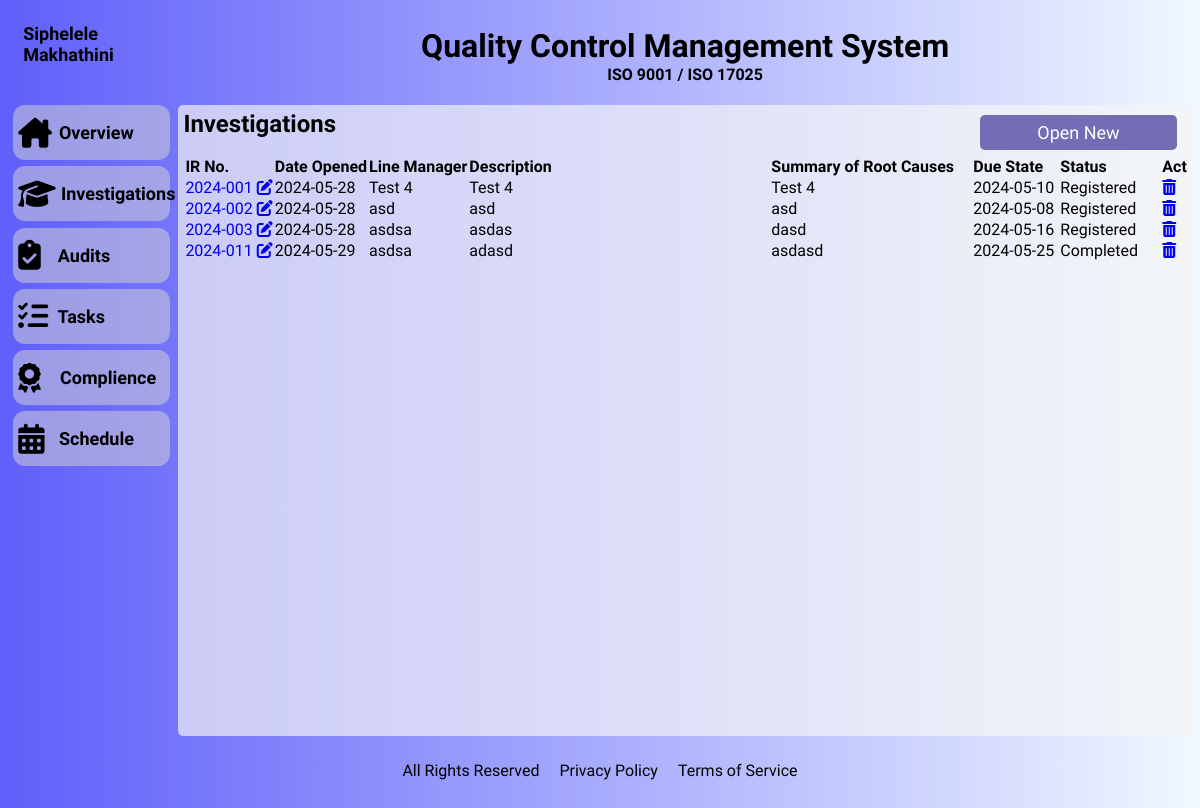
/investigations, run on the app's committed database.
### models/investigations.py (models this page shows, shortened)
class Investigations(BaseModel):
    __tablename__ = "investigations"
    ir_number = Column(String(20), nullable=False, unique=True)
    raised_by = Column(String(20), nullable=False)
    line_manager = Column(String(20), nullable=False)
    priority = Column(String(10), nullable=False)
    team_leader = Column(String(20), nullable=True)
    description = Column(String(255), nullable=False)
    root_cause_summary = Column(String(100), nullable=False)
    ir_source = Column(String(30), nullable=False)
    due_date = Column(DateTime, nullable=True)

### routes/inv.py (the view)
@inv_views.route('/investigations')
def investigations_list():
    from app import Session
    db = Session()
    investigations = db.query(Investigations).filter(Investigations.status!="Rejected").all()
    print(investigations)
    return render_template('dashboard/investigations/investigations.html',
                           investigations=investigations)

### app.py (called while the page is built)
def initialize_extentions(app):
    app.jinja_loader = FileSystemLoader('templates')
    def format_date(value, format='%Y-%m-%d'):
        if value is not None:
            return value.strftime(format)
        return ''
    app.jinja_env.filters['format_date'] = format_date

### templates/dashboard/investigations/investigations.html (shortened to what this page needs)
<!DOCTYPE html>
<html lang="en">
  <head>
    <link rel="stylesheet" type="text/css" href="../../../static/fontawesome/css/all.min.css">
    <link href="../../../static/css/investigations.css" type="text/css" rel="stylesheet">
  </head>
  <body>
    <div class="container">
      <div class="company-logo" id="company-logo">
        <h3>Siphelele Makhathini</h3>
      </div>
      <header class="heading" id="heading">
        <h1>Quality Control Management System</h1>
        <h4>ISO 9001 / ISO 17025 </h4>
      </header>
      <div class="sidebar" id="sidebar">
        <nav class="nav-container" id="nav-container">
          <ul>
            <li class="nav-items"><a href="{{ url_for('dash_views.dashboard') }}"><i class="fa-solid fa-house-chimney"></i><span> Overview</span></a></li>
            <li class="nav-items"><a href="{{ url_for('dash_views.click_investiagtions') }}"><i class="fa-solid fa-graduation-cap"></i><span> Investigations</span></a></li>
            <li class="nav-items"><a><i class="fa-solid fa-clipboard-check"></i><span> Audits</span></a></li>
            <li class="nav-items"><a><i class="fa-solid fa-list-check"></i><span> Tasks</span></li>
            <li class="nav-items"><a><i class="fa-solid fa-award"></i><span> Complience</span></a></li>
            <li class="nav-items"><a><i class="fa-solid fa-calendar-days"></i><span> Schedule</span></a></li>
          </ul>
        </nav>
      </div>
      <div class="content-panel-1" id="content-panel-1">
        <div class="inv-heading-title">
          <h2>Investigations</h2>
          <button id="open-new-button"> Open New </button>
        </div>
        <div class="inv-table">
          <table class="table table-boardered">
            <thead>
              <tr>
                <th>IR No.</th>
                <th>Date Opened</th>
                <th>Line Manager</th>
                <th>Description</th>
                <th>Summary of Root Causes</th>
                <th>Due State</th>
                <th>Status</th>
                <th>Action</th>
              </tr>
            </thead>
            <tbody>
              {% for investigation in investigations %}
              <tr>
                <td><a href="{{ url_for('inv_views.investigation_details', ir_number=investigation.ir_number) }}">{{ investigation.ir_number }}   <i class="fa-solid fa-pen-to-square"></i></a></td>
                <td>{{ investigation.date_created_on | format_date('%Y-%m-%d') }}</td>
                <td>{{ investigation.line_manager }}</td>
                <td>{{ investigation.description }}</td>
                <td>{{ investigation.root_cause_summary }}</td>
                <td>{{ investigation.due_date | format_date('%Y-%m-%d') }}</td>
                <td>{{ investigation.status }}</td>
                <td><a href="{{ url_for('inv_views.delete_investigation', ir_number=investigation.ir_number) }}"><i class="fa-solid fa-trash-can"></i></a></td>
              </tr>
              {% endfor %}
            </tbody>
          </table>
        </div>
      </div>
      <footer>
        <ul>
          <li><p>All Rights Reserved</p></li>
          <li><p>Privacy Policy</p></li>
          <li><p>Terms of Service</p></li>
        </ul>
      </footer>
    </div>
  </body>
</html>

### static/css/investigations.css (style rules this page uses)
:root { --clr-light: aqua; --clr-black: rgb(0,0,0); --clr-white: white; --clr-clr1: linear-gradient(to left, aliceblue, rgb(95, 95, 250)); --clr-clr2: #f6f6f6ab; --clr-clr3: #d5d5d582; --clr-clr4: #726db4; --clr-clr5: rgba(2, 2, 2, 0.753); }
* { padding: 0; margin: 0; box-sizing: border-box; font-family: "Abel", sans-serif; }
body { padding: 5px; background: var(--clr-clr1); }
.container { display: grid; grid-template-columns: 1.3fr 2fr 2fr 2fr 3fr; grid-template-rows: 0.6fr 1fr 1fr 2fr 0.4fr; grid-template-areas: "company-logo header header header header" "sidebar content-panel-1 content-panel-1 content-panel-1 content-panel-1" "sidebar content-panel-1 content-panel-1 content-panel-1 content-panel-1" "sidebar content-panel-1 content-panel-1 content-panel-1 content-panel-1" "footer footer footer footer footer"; gap: 0.2rem; height: 100vh; padding: 0.2rem; }
.company-logo { grid-area: company-logo; background-color: var(--clr-clr1); border-radius: 5px; padding: 15px; }
.company-logo h3 { font-size: 18px; }
.heading { display: flex; flex-direction: column; grid-area: header; background-color: var(--clr-clr1); border-radius: 5px; width: 100%; align-items: center; justify-content: center; }
.heading h1 { text-align: center; }
.heading h4 { font-weight: 550; }
.sidebar { grid-area: sidebar; background-color: var(--clr-clr1); border-radius: 5px; padding: 0 5px 5px 5px; }
.nav-items { display: inline-flex; right: auto; border: 5px solid var(--clr-clr1); background-color: var(--clr-clr3); height: 55px; min-width: 157px; width: 100%; border-radius: 12px 12px 12px 12px; margin: 2% 0 2% 0; align-items: center; }
.nav-items:first-child { margin-top: 0; }
.nav-items a { outline: none; text-decoration: none; color: var(--clr-black); align-items: center; align-content: center; display: inline-flex; cursor: pointer; }
.nav-items i { margin-left: 5px; font-size: 30px; height: 30px; width: 35px; padding-right: 1.5rem; }
.nav-items span { padding-left: 5%; font-size: 18px; font-weight: 600; }
.content-panel-1 { display: flex; flex-direction: column; border-radius: 10px; background-color: var(--clr-clr2); grid-area: content-panel-1; border-radius: 5px; padding: 5px; }
.inv-heading-title { display: flex; padding-top: 0px; }
.inv-heading-title h2 { width: 80%; float: left; }
.inv-heading-title button { width: 20%; height: 35px; margin: 5px 10px 5px 10px; float: right; font-size: 18px; border-radius: 5px; background-color: var(); border-color: transparent; background-color: var(--clr-clr4); color: var(--clr-white); }
.inv-table { display: flex; flex-direction: column; width: 100%; overflow-x: auto; scroll-behavior: smooth; white-space: nowrap; }
th { text-align: left; }
th:nth-child(1) { min-width: 85px; }
th:nth-child(2) { min-width: 85px; }
th:nth-child(3) { min-width: 85px; }
th:nth-child(4) { min-width: 300px; }
th:nth-child(5) { min-width: 200px; }
th:nth-child(6) { min-width: 85px; }
th:nth-child(7) { min-width: 100px; }
td:nth-child(1) a { text-decoration: none; }
footer { display: inline-flex; align-items: center; align-content: center; justify-content: center; grid-area: footer; width: 100%; width: 100%; background-color: var(--clr-clr1); border-radius: 5px; }
footer ul { list-style-type: none; display: inline-flex; }
footer ul li { padding: 10px; }

### data on the page
Investigations: ir_number "2024-001", date_created_on "2024-05-28", line_manager "Test 4", description "Test 4", root_cause_summary "Test 4", due_date "2024-05-10", status "Registered"
Investigations: ir_number "2024-002", date_created_on "2024-05-28", line_manager "asd", description "asd", root_cause_summary "asd", due_date "2024-05-08", status "Registered"
Investigations: ir_number "2024-003", date_created_on "2024-05-28", line_manager "asdsa", description "asdas", root_cause_summary "dasd", due_date "2024-05-16", status "Registered"
Investigations: ir_number "2024-011", date_created_on "2024-05-29", line_manager "asdsa", description "adasd", root_cause_summary "asdasd", due_date "2024-05-25", status "Completed"
